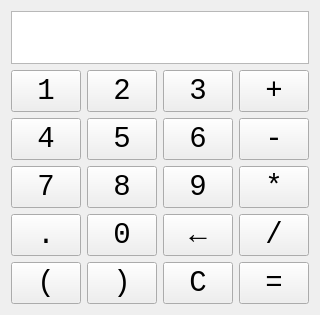
<?xml version="1.0" encoding="UTF-8"?>
<ui version="4.0">
 <class>MainWindow</class>
 <widget class="QMainWindow" name="MainWindow">
  <property name="geometry">
   <rect>
    <x>0</x>
    <y>0</y>
    <width>320</width>
    <height>315</height>
   </rect>
  </property>
  <property name="minimumSize">
   <size>
    <width>250</width>
    <height>315</height>
   </size>
  </property>
  <property name="font">
   <font>
    <family>Consolas</family>
    <pointsize>22</pointsize>
   </font>
  </property>
  <property name="windowTitle">
   <string>Calculator</string>
  </property>
  <widget class="QWidget" name="centralWidget">
   <property name="sizePolicy">
    <sizepolicy hsizetype="Preferred" vsizetype="Preferred">
     <horstretch>0</horstretch>
     <verstretch>0</verstretch>
    </sizepolicy>
   </property>
   <layout class="QGridLayout" name="gridLayout">
    <item row="0" column="0" colspan="4">
     <widget class="QTextBrowser" name="screen">
      <property name="font">
       <font>
        <stylestrategy>PreferAntialias</stylestrategy>
       </font>
      </property>
      <property name="layoutDirection">
       <enum>Qt::LeftToRight</enum>
      </property>
      <property name="verticalScrollBarPolicy">
       <enum>Qt::ScrollBarAsNeeded</enum>
      </property>
      <property name="horizontalScrollBarPolicy">
       <enum>Qt::ScrollBarAsNeeded</enum>
      </property>
      <property name="sizeAdjustPolicy">
       <enum>QAbstractScrollArea::AdjustIgnored</enum>
      </property>
      <property name="openLinks">
       <bool>false</bool>
      </property>
     </widget>
    </item>
    <item row="1" column="0">
     <widget class="QPushButton" name="btn_1">
      <property name="sizePolicy">
       <sizepolicy hsizetype="Expanding" vsizetype="Expanding">
        <horstretch>0</horstretch>
        <verstretch>0</verstretch>
       </sizepolicy>
      </property>
      <property name="text">
       <string>1</string>
      </property>
     </widget>
    </item>
    <item row="1" column="1">
     <widget class="QPushButton" name="btn_2">
      <property name="sizePolicy">
       <sizepolicy hsizetype="Expanding" vsizetype="Expanding">
        <horstretch>0</horstretch>
        <verstretch>0</verstretch>
       </sizepolicy>
      </property>
      <property name="text">
       <string>2</string>
      </property>
     </widget>
    </item>
    <item row="1" column="2">
     <widget class="QPushButton" name="btn_3">
      <property name="sizePolicy">
       <sizepolicy hsizetype="Expanding" vsizetype="Expanding">
        <horstretch>0</horstretch>
        <verstretch>0</verstretch>
       </sizepolicy>
      </property>
      <property name="text">
       <string>3</string>
      </property>
     </widget>
    </item>
    <item row="1" column="3">
     <widget class="QPushButton" name="btn_plus">
      <property name="sizePolicy">
       <sizepolicy hsizetype="Expanding" vsizetype="Expanding">
        <horstretch>0</horstretch>
        <verstretch>0</verstretch>
       </sizepolicy>
      </property>
      <property name="text">
       <string>+</string>
      </property>
     </widget>
    </item>
    <item row="2" column="0">
     <widget class="QPushButton" name="btn_4">
      <property name="sizePolicy">
       <sizepolicy hsizetype="Expanding" vsizetype="Expanding">
        <horstretch>0</horstretch>
        <verstretch>0</verstretch>
       </sizepolicy>
      </property>
      <property name="text">
       <string>4</string>
      </property>
     </widget>
    </item>
    <item row="2" column="1">
     <widget class="QPushButton" name="btn_5">
      <property name="sizePolicy">
       <sizepolicy hsizetype="Expanding" vsizetype="Expanding">
        <horstretch>0</horstretch>
        <verstretch>0</verstretch>
       </sizepolicy>
      </property>
      <property name="text">
       <string>5</string>
      </property>
     </widget>
    </item>
    <item row="2" column="2">
     <widget class="QPushButton" name="btn_6">
      <property name="sizePolicy">
       <sizepolicy hsizetype="Expanding" vsizetype="Expanding">
        <horstretch>0</horstretch>
        <verstretch>0</verstretch>
       </sizepolicy>
      </property>
      <property name="text">
       <string>6</string>
      </property>
     </widget>
    </item>
    <item row="2" column="3">
     <widget class="QPushButton" name="btn_minus">
      <property name="sizePolicy">
       <sizepolicy hsizetype="Expanding" vsizetype="Expanding">
        <horstretch>0</horstretch>
        <verstretch>0</verstretch>
       </sizepolicy>
      </property>
      <property name="text">
       <string>-</string>
      </property>
     </widget>
    </item>
    <item row="3" column="0">
     <widget class="QPushButton" name="btn_7">
      <property name="sizePolicy">
       <sizepolicy hsizetype="Expanding" vsizetype="Expanding">
        <horstretch>0</horstretch>
        <verstretch>0</verstretch>
       </sizepolicy>
      </property>
      <property name="text">
       <string>7</string>
      </property>
     </widget>
    </item>
    <item row="3" column="1">
     <widget class="QPushButton" name="btn_8">
      <property name="sizePolicy">
       <sizepolicy hsizetype="Expanding" vsizetype="Expanding">
        <horstretch>0</horstretch>
        <verstretch>0</verstretch>
       </sizepolicy>
      </property>
      <property name="text">
       <string>8</string>
      </property>
     </widget>
    </item>
    <item row="3" column="2">
     <widget class="QPushButton" name="btn_9">
      <property name="sizePolicy">
       <sizepolicy hsizetype="Expanding" vsizetype="Expanding">
        <horstretch>0</horstretch>
        <verstretch>0</verstretch>
       </sizepolicy>
      </property>
      <property name="text">
       <string>9</string>
      </property>
     </widget>
    </item>
    <item row="3" column="3">
     <widget class="QPushButton" name="btn_muti">
      <property name="sizePolicy">
       <sizepolicy hsizetype="Expanding" vsizetype="Expanding">
        <horstretch>0</horstretch>
        <verstretch>0</verstretch>
       </sizepolicy>
      </property>
      <property name="text">
       <string>*</string>
      </property>
     </widget>
    </item>
    <item row="4" column="0">
     <widget class="QPushButton" name="btn_dot">
      <property name="sizePolicy">
       <sizepolicy hsizetype="Expanding" vsizetype="Expanding">
        <horstretch>0</horstretch>
        <verstretch>0</verstretch>
       </sizepolicy>
      </property>
      <property name="text">
       <string>.</string>
      </property>
     </widget>
    </item>
    <item row="4" column="1">
     <widget class="QPushButton" name="btn_0">
      <property name="sizePolicy">
       <sizepolicy hsizetype="Expanding" vsizetype="Expanding">
        <horstretch>0</horstretch>
        <verstretch>0</verstretch>
       </sizepolicy>
      </property>
      <property name="text">
       <string>0</string>
      </property>
     </widget>
    </item>
    <item row="4" column="2">
     <widget class="QPushButton" name="btn_back">
      <property name="sizePolicy">
       <sizepolicy hsizetype="Expanding" vsizetype="Expanding">
        <horstretch>0</horstretch>
        <verstretch>0</verstretch>
       </sizepolicy>
      </property>
      <property name="text">
       <string>←</string>
      </property>
     </widget>
    </item>
    <item row="4" column="3">
     <widget class="QPushButton" name="btn_divide">
      <property name="sizePolicy">
       <sizepolicy hsizetype="Expanding" vsizetype="Expanding">
        <horstretch>0</horstretch>
        <verstretch>0</verstretch>
       </sizepolicy>
      </property>
      <property name="text">
       <string>/</string>
      </property>
     </widget>
    </item>
    <item row="5" column="0">
     <widget class="QPushButton" name="btn_left_brackets">
      <property name="sizePolicy">
       <sizepolicy hsizetype="Expanding" vsizetype="Expanding">
        <horstretch>0</horstretch>
        <verstretch>0</verstretch>
       </sizepolicy>
      </property>
      <property name="text">
       <string>(</string>
      </property>
     </widget>
    </item>
    <item row="5" column="1">
     <widget class="QPushButton" name="btn_right_brackets">
      <property name="sizePolicy">
       <sizepolicy hsizetype="Expanding" vsizetype="Expanding">
        <horstretch>0</horstretch>
        <verstretch>0</verstretch>
       </sizepolicy>
      </property>
      <property name="text">
       <string>)</string>
      </property>
     </widget>
    </item>
    <item row="5" column="2">
     <widget class="QPushButton" name="btn_clear">
      <property name="sizePolicy">
       <sizepolicy hsizetype="Expanding" vsizetype="Expanding">
        <horstretch>0</horstretch>
        <verstretch>0</verstretch>
       </sizepolicy>
      </property>
      <property name="text">
       <string>C</string>
      </property>
     </widget>
    </item>
    <item row="5" column="3">
     <widget class="QPushButton" name="btn_equel">
      <property name="sizePolicy">
       <sizepolicy hsizetype="Expanding" vsizetype="Expanding">
        <horstretch>0</horstretch>
        <verstretch>0</verstretch>
       </sizepolicy>
      </property>
      <property name="text">
       <string>=</string>
      </property>
     </widget>
    </item>
   </layout>
  </widget>
 </widget>
 <layoutdefault spacing="6" margin="11"/>
 <resources/>
 <connections/>
</ui>
